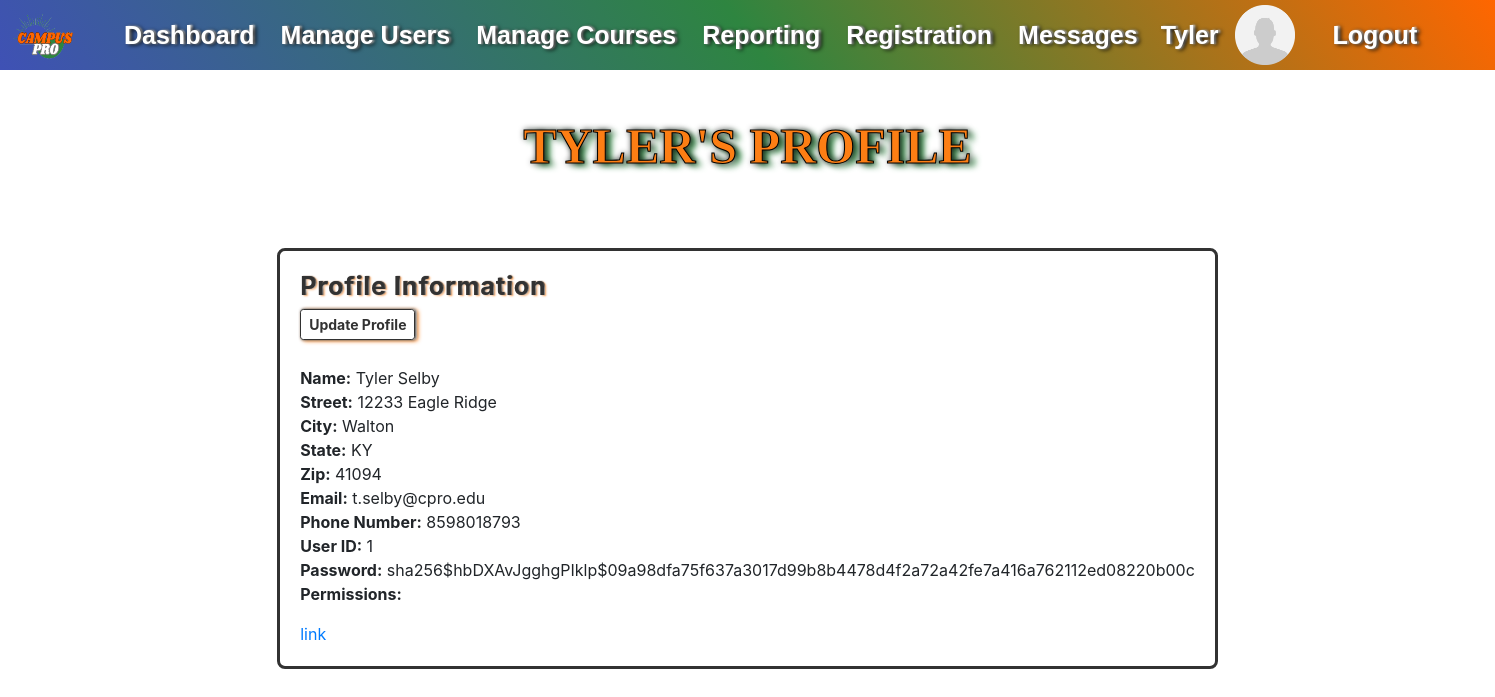
The page /user-profile/ (signed in) on the database its author committed.
### website/models.py (models this page shows)
class User(db.Model, UserMixin):
    id = db.Column(db.Integer, primary_key=True)
    first_name = db.Column(db.String(50), nullable=False)
    last_name = db.Column(db.String(50), nullable=False)
    address = db.Column(db.String(100), nullable=False)
    city = db.Column(db.String(50), nullable=False)
    zip_code = db.Column(db.Integer, nullable=False)
    state = db.Column(db.String(50))
    email = db.Column(db.String(100), nullable=False, unique=True)
    phone_number = db.Column(db.String(15), nullable=False, unique=True)
    password = db.Column(db.String(20), nullable=False)
    permissions = db.Column(db.Integer, None)
    teacher_section = db.relationship('Course', backref='section_teacher')
    current_courses = db.relationship('Course', secondary=user_course, backref='enrolled_students')  # When a class is added, this field will store the Courses.id

### website/views.py (the view)
@views.route('/user-profile/')
@login_required
def user_profile():
    return render_template("user_profile.html", current_user=current_user)

### website/templates/user_profile.html (shortened to what this page needs)
{% extends "_template_base.html" %}{% block title %}User Profile{% endblock %}
{%block content%}
<br>
<h1 class="student-title">{{current_user.first_name}}'s Profile</h1>
<div class="container-template">
    <div class="card profile-card" style="border: 3px solid #323232; border-radius: 8px;">
      <div class="card-body">
        <h5 class="profile-card-title">Profile Information</h5>
        <a href="#" class="btn btn-sm" style=" font-weight: bold;">
          Update Profile
        </a>
        <br>
        <strong>Name:</strong>
        {{current_user.first_name}} {{current_user.last_name}}<br>
        <strong>Street:</strong>
        {{current_user.address}}<br>
        <strong>City:</strong>
        {{current_user.city}}<br>
        <strong>State:</strong>
        {{current_user.state}}<br>
        <strong>Zip:</strong>
        {{current_user.zip_code}}<br>
        <strong>Email:</strong>
        {{current_user.email}}<br>
        <strong>Phone Number:</strong>
        {{current_user.phone_number}}<br>
        {% if current_user.permissions == 0 %}
          <strong>User ID:</strong>
          {{current_user.id}}<br>
          <strong>Password:</strong>
          {{current_user.password}}<br>
          <strong>Permissions:</strong><br>
        {% endif %}
        <a href="#" class="card-link">link</a>
      </div>
    </div>
</div>
{% endblock %}

### website/templates/_template_base.html (shortened to what this page needs)
<!DOCTYPE html>
<html>
  <head>
    <link
      rel="stylesheet"
      href="https://stackpath.bootstrapcdn.com/bootstrap/4.4.1/css/bootstrap.min.css"
    />
    <link
      rel="stylesheet"
      href="https://stackpath.bootstrapcdn.com/font-awesome/4.7.0/css/font-awesome.min.css"
    />
    <link rel="stylesheet" type="text/css" href="{{ url_for('static', filename='css/styles.css') }}">
  </head>
  <body>
    <div id="grad">
      <nav class="navbar navbar-expand-lg">
        {% if current_user.is_authenticated %}
          <a class="navbar-brand" href="/">
            <img class="navbar-logo" src="{{ url_for('static', filename='assets/CampusProLogo.png') }}" alt="Navbar Logo">
          </a>
        {% else %}
          <a class="navbar-brand" href="/">
            <img class="navbar-logo" src="{{ url_for('static', filename='assets/CampusProLogo.png') }}" alt="Navbar Logo">
            <img class="header-logo" src="{{ url_for('static', filename='assets/header.png') }}" alt="Header Logo">
          </a>
        {% endif %}
          <div class="container1">
        <div class="collapse navbar-collapse" id="navbar">
            {% if current_user.is_authenticated %}
              {% if current_user.permissions == 0 %}
                <ul class="navbar-nav ml-auto" style="list-style-type: none;">
                  <li class="nav-item active">
                    <a class="nav-link" href="/admin/dash" style="color: #ffffff;">Dashboard <span class="sr-only">(current)</span></a>
                  </li>
                  <li class="nav-item">
                    <a class="nav-link" href="/admin/manage_users" style="color: #ffffff;">Manage Users</a>
                  </li>
                  <li class="nav-item">
                    <a class="nav-link" href="/admin/manage_courses" style="color: #ffffff;">Manage Courses</a>
                  </li>
                  <li class="nav-item">
                    <a class="nav-link" href="#" style="color: #ffffff;">Reporting</a>
                  </li>
                  <li class="nav-item">
                    <a class="nav-link" href="#" style="color: #ffffff;">Registration</a>
                  </li>
                  <li class="nav-item">
                    <a class="nav-link" href="#" style="color: #ffffff;">Messages</a>
                  </li>
                </ul>
                <div class="container2" style="display: flex; justify-content: flex-end;">
                  <ul class="navbar-nav ml-auto" style="list-style-type: none;">
                    <li style="margin-left: 15px; margin-right: 0%;">
                      <a class="navbar navbar-brand" href="/user-profile/" style="color: #ffffff;">{{current_user.first_name}}</a>
                    </li>
                    <li style="margin-left: 0%;">
                      <img class="profile-pic" href="/user-profile/"
                        src="{{ url_for('static', filename='assets/gen_profile_pic.png') }}"
                        alt="Profile Picture">
                    </li>
                    <li class="nav-item">
                      <a class="nav-link" href="/logout" style="color: #ffffff; margin-left: 20px;">Logout</a>
                    </li>
                  </ul>
                </div>
              {% endif %}
            {% endif %}
        </div>
      </div>
    </nav>
  </div>
    <div class="container-template">{% block content %} {% endblock %}</div>
  </body>
</html>

### website/static/css/styles.css (style rules this page uses)
#grad { background-image: linear-gradient(55deg, #3F51B5, #2E8540, #FF6600); }
.navbar { width: 100%; font-family: "Montserrat", "Arial", sans-serif; font-size: 25px; line-height: 35px; font-weight: bold; text-shadow: 3px 1px 4px #000, 2px 0 2px #fff; white-space: nowrap; padding: 0; }
.container1 { width: 100%; margin: 0%; padding: 0%; justify-items: left; }
.container2 { width: 100%; margin-right: 40px; padding-right: 20px; justify-items: right; }
.container-template { width: 80%; margin: auto; justify-items: center; }
.navbar-brand { display: flex; align-items: center; }
.profile-pic { width: 60px; height: 60px; padding: 0; margin-left: 0px; }
.navbar-logo { width: 70px; height: 60px; padding: 0; margin-right: 10px; margin-left: 10px; }
a.nav-link { padding: 0px; }
.navbar-nav { align-items: center; }
.nav-item { margin-left: 10px; }
body { padding-bottom: 50px; }
h1 { text-align:center; color:#3F51B5 }
.btn { align-items: center; margin-bottom: 5px; border: 1px solid #323232; box-shadow:1px 0 3px #323232, 2px 0 2px #fff, 3px 1px 4px #fd7e14; color: #323232; }
.student-title { font-size: 50px; font-weight: bold; color: #fd7e14; font-family: cursive; margin: 10px 0px 20px; text-transform: uppercase; text-shadow: 1px 0 6px #000, 6px 3px 6px #2E8540; margin: 22px 0px 20px; text-align: center; line-height: 60px; -webkit-text-stroke: 1px black; }
.profile-card-title { font-size: 25px; line-height: 30px; font-weight: bold; letter-spacing: 1px; text-shadow: 1px 2px 4px #fff, 1px 0 1px #000, 2px 1px 2px #fd7e14, 3px 1px 2px #fff; color: #323232; margin-bottom: 8px; }

### rows shown on the page
User: first_name "Tyler", first_name "TYLER", last_name "Selby", address "12233 Eagle Ridge", city "Walton", state "KY", zip_code "41094", email "t.selby@cpro.edu", phone_number "8598018793", id "1", password "sha256$hbDXAvJgghgPIklp$09a98dfa75f637a3017d99b8b4478d4f2a72a42fe7a416a762112ed08220b00c"
